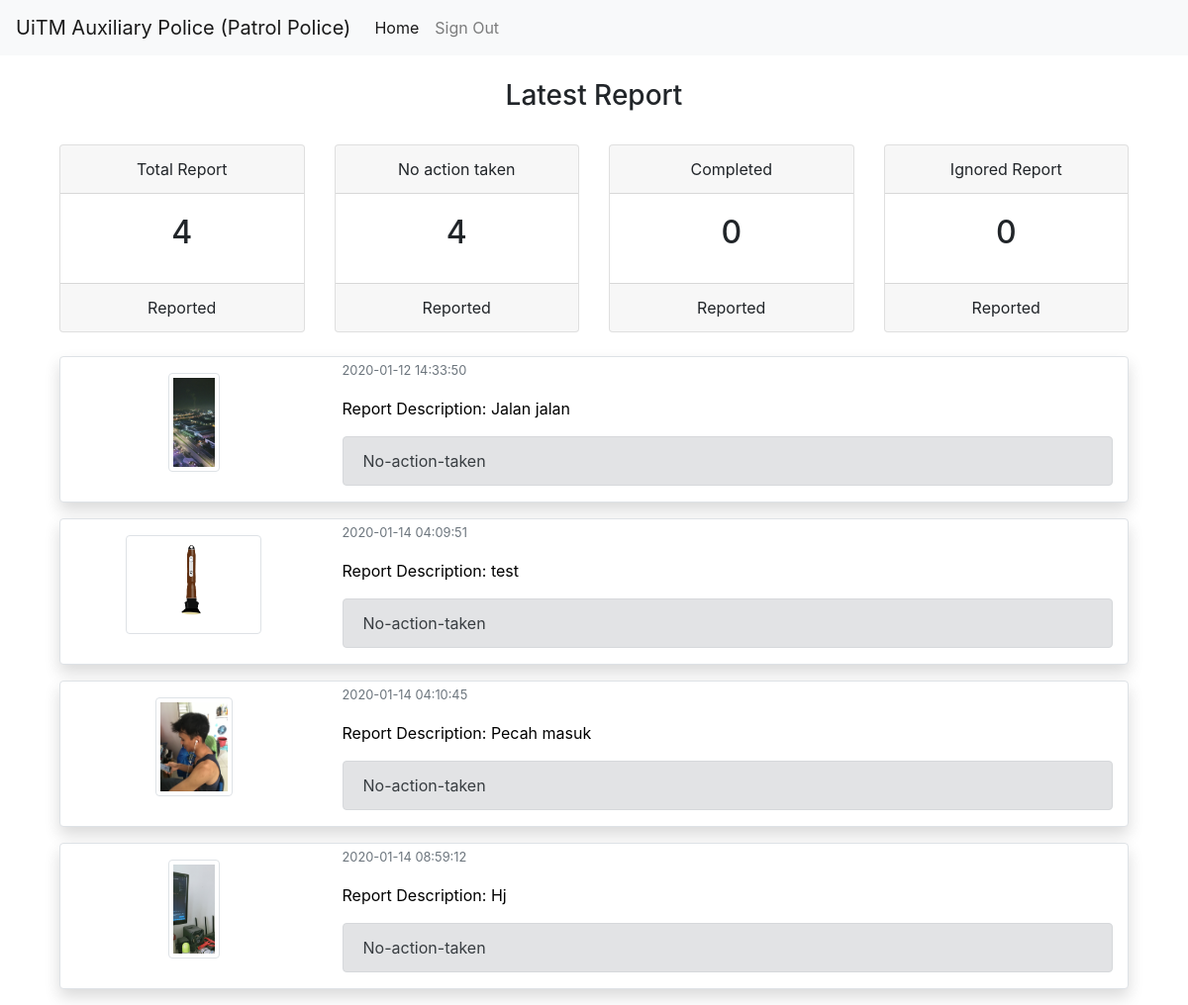
The page /patrolpolice/index.php on the database its author committed.
### tables this page shows
CREATE TABLE `report` (
  `reportID` int(11) NOT NULL,
  `reportdate` date NOT NULL,
  `reporttime` time NOT NULL,
  `reportcreated` timestamp NOT NULL DEFAULT current_timestamp(),
  `description` varchar(50) NOT NULL,
  `reportLocation` varchar(50) NOT NULL,
  `reportEvidence` varchar(300) NOT NULL,
  `userID` int(11) NOT NULL,
  `progressID` int(11) NOT NULL
);

### patrolpolice/index.php (the view, shortened to what this page needs)
<?php
require('../connect.php');
include_once('../templates/header.php');
include_once('../templates/navpolice.php');
?>
<div class="container">
    <div class="container-fluid text-center p-4 d-none d-md-block">
        <h3>Latest Report</h3>
    </div>
    <?php
    $newsquery = "SELECT * FROM report  JOIN user ON report.userID=user.userID";
    $newsdesktop = mysqli_query($connection, $newsquery);
    $countingquery = "SELECT COUNT(reportID) FROM report";
    $countingget = mysqli_query($connection, $countingquery);
    while ($counting =  mysqli_fetch_array($countingget)) {
        $allcount = $counting['COUNT(reportID)'];
    }
    $counting0query = "SELECT COUNT(reportID) FROM report WHERE progressID='0'";
    $counting0get = mysqli_query($connection, $counting0query);
    $counting1query = "SELECT COUNT(reportID) FROM report WHERE progressID='1'";
    $counting1get = mysqli_query($connection, $counting1query);
    $counting2query = "SELECT COUNT(reportID) FROM report WHERE progressID='2'";
    $counting2get = mysqli_query($connection, $counting2query);
    ?>
                        <?php while ($counter = mysqli_fetch_array($counting0get)) { ?>
                            <?php $count0 = ($counter['COUNT(reportID)'] / $allcount) * 100;
                            $count0num = $counter['COUNT(reportID)']; ?>
                        <?php } ?>
                        <?php while ($counter = mysqli_fetch_array($counting1get)) { ?>
                            <?php $count1 = ($counter['COUNT(reportID)'] / $allcount) * 100;
                            $count1num = $counter['COUNT(reportID)']; ?>
                        <?php } ?>
                        <?php while ($counter = mysqli_fetch_array($counting2get)) { ?>
                            <?php $count2 = ($counter['COUNT(reportID)'] / $allcount) * 100;
                            $count2num = $counter['COUNT(reportID)']; ?>
                        <?php } ?>
    <div class="container d-none d-md-block">
        <div class="row text-center pb-4">
            <div class="col">
                <div class="card">
                    <div class="card-header">
                        Total Report
                    </div>
                    <div class="card-body">
                        <h2 class="card-title"><?= $allcount; ?></h2>
                    </div>
                    <div class="card-footer">
                        Reported
                    </div>
                </div>
            </div>
            <div class="col">
                <div class="card">
                    <div class="card-header">
                        No action taken
                    </div>
                    <div class="card-body">
                        <h2 class="card-title"><?= $count0num; ?></h2>
                    </div>
                    <div class="card-footer">
                        Reported
                    </div>
                </div>
            </div>
            <div class="col">
                <div class="card">
                    <div class="card-header">
                        Completed
                    </div>
                    <div class="card-body">
                        <h2 class="card-title"><?= $count1num; ?></h2>
                    </div>
                    <div class="card-footer">
                        Reported
                    </div>
                </div>
            </div>
            <div class="col">
                <div class="card">
                    <div class="card-header">
                        Ignored Report
                    </div>
                    <div class="card-body">
                        <h2 class="card-title"><?= $count2num; ?></h2>
                    </div>
                    <div class="card-footer">
                        Reported
                    </div>
                </div>
            </div>
        </div>
        <?php while ($rpt = mysqli_fetch_array($newsdesktop)) { ?>
            <div class="container">
                <a href="<?php echo $base_url; ?>patrolpolice/reportcheck.php?id=<?= $rpt['reportID']; ?>" style="color: black;">
                    <div class="row border shadow mb-3 bg-white rounded">
                        <div class="col-3 pt-3 pb-3 text-center">
                            <img src="../assets/img/<?php echo $rpt['reportEvidence']; ?>" class="img-thumbnail" style="height:100px;width:auto ;">
                        </div>
                        <div class="col">
                            <p class="card-text"><small class="text-muted"><?= $rpt['reportcreated']; ?></small></p>
                            <p class="card-text">Report Description: <?= $rpt['description']; ?></p>
                            <?php if ($rpt['progressID'] == '1') { ?>
                                <div class="alert alert-success" role="alert">
                                    Accepted
                                </div>
                            <?php } elseif ($rpt['progressID'] == '2') { ?>
                                <div class="alert alert-danger" role="alert">
                                    Dismissed
                                </div>
                            <?php } else { ?>
                                <div class="alert alert-secondary" role="alert">
                                    No-action-taken
                                </div>
                            <?php } ?>
                        </div>
                    </div>
                </a>
            </div>
        <?php }
        ?>
    </div>
    <?php
    include_once('../templates/footer.php');
    ?>

### templates/header.php (shortened to what this page needs)
<!doctype html>
<html lang="en">
<head>
  <?php
  $base_url = "http://192.168.0.196/a-police-structured/";
  ?>
  <link rel="stylesheet" href="<?php echo $base_url; ?>assets/style.css">
  <link rel="stylesheet" href="<?php echo $base_url; ?>assets/vendor/bootstrap/dist/css/bootstrap.css">
  <link rel="stylesheet" href="<?php echo $base_url; ?>/assets/vendor/fontawesome/css/all.css">
</head>

### templates/navpolice.php (shortened to what this page needs)
<body>
  <nav class="navbar navbar-expand-lg navbar-light bg-light">
    <a class="navbar-brand" href="<?= $base_url; ?>patrolpolice/index.php">UiTM Auxiliary Police (Patrol Police)</a>
    <div class="collapse navbar-collapse" id="navbarNavDropdown">
      <ul class="navbar-nav">
        <li class="nav-item active">
          <a class="nav-link" href="<?= $base_url; ?>patrolpolice/index.php">Home <span class="sr-only">(current)</span></a>
        </li>
        <li class="nav-item">
          <a class="nav-link" href="<?= $base_url; ?>logout.php">Sign Out </a>
        </li>
      </ul>
    </div>
  </nav>

### templates/footer.php (shortened to what this page needs)
</body>
</html>

### rows shown on the page
report: reportEvidence (picture), reportcreated "2020-01-12 14:33:50", description "Jalan jalan", shows "No-action-taken"
report: reportEvidence (picture), reportcreated "2020-01-14 04:09:51", description "test", shows "No-action-taken"
report: reportEvidence (picture), reportcreated "2020-01-14 04:10:45", description "Pecah masuk", shows "No-action-taken"
report: reportEvidence (picture), reportcreated "2020-01-14 08:59:12", description "Hj", shows "No-action-taken"

### other values the page prints
$allcount "4"
$count0num "4"
$count1num "0"
$count2num "0"
